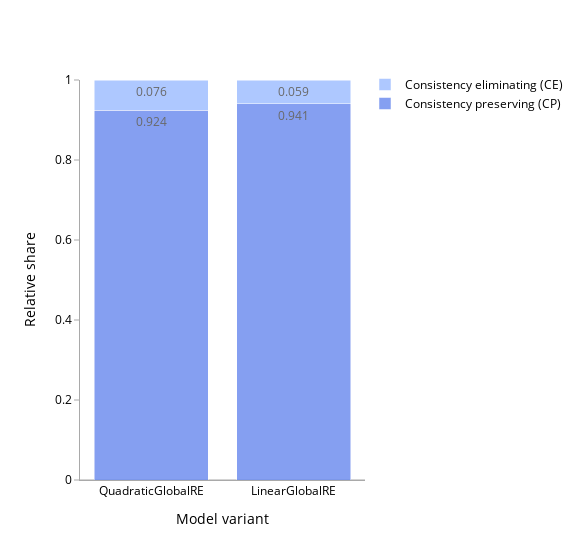
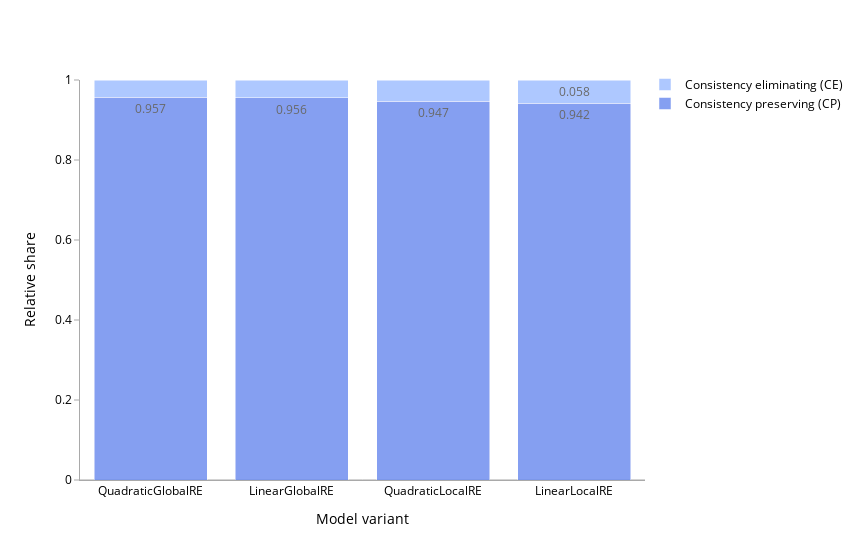
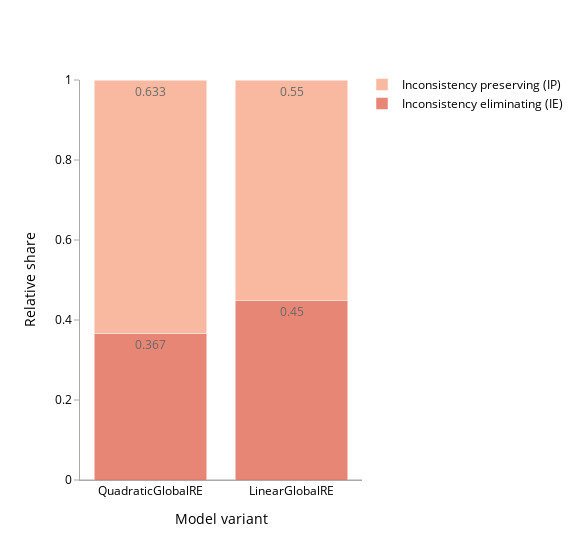
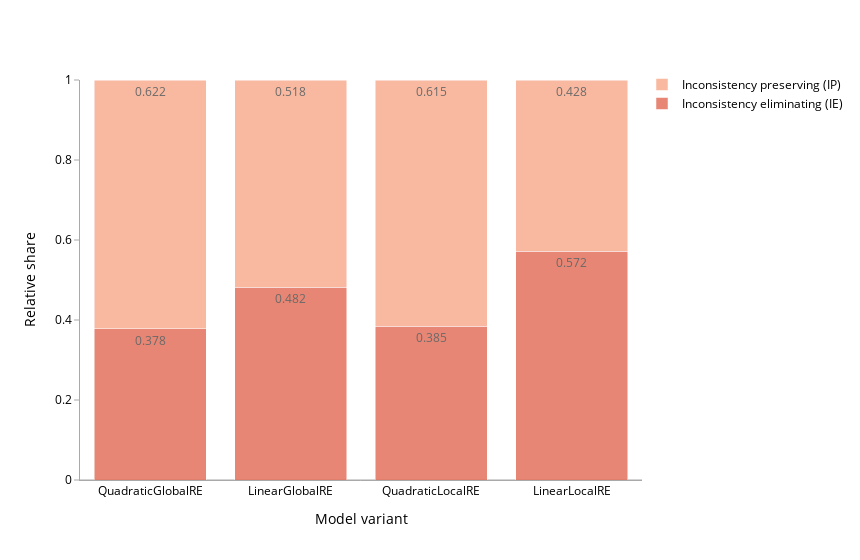

These figures' notebook cell, in order:
### Code cell
barplot(go_result_df, "go", True)
barplot(fp_result_df, "fp", True)
barplot(go_result_df, "go", False)
barplot(fp_result_df, "fp", False)

### Figure 1 — Plotly figure (JSON) as saved in the notebook; plotly's stock layout.template omitted (floating-point values rounded to 4 significant figures)
{"data": [{"alignmentgroup": "True", "hovertemplate": "variable=rel_go_consistency_preserving_case<br>model_name=%{x}<br>value=%{y}<extra></extra>", "legendgroup": "rel_go_consistency_preserving_case", "marker": {"color": "#6788ee", "pattern": {"shape": ""}}, "name": "Consistency preserving (CP)", "offsetgroup": "rel_go_consistency_preserving_case", "opacity": 0.8, "orientation": "v", "showlegend": true, "textposition": "auto", "texttemplate": "%{y}", "type": "bar", "x": ["QuadraticGlobalRE", "LinearGlobalRE"], "xaxis": "x", "y": [0.924, 0.941], "yaxis": "y"}, {"alignmentgroup": "True", "hovertemplate": "variable=rel_go_consistency_eliminating_case<br>model_name=%{x}<br>value=%{y}<extra></extra>", "legendgroup": "rel_go_consistency_eliminating_case", "marker": {"color": "#9abbff", "pattern": {"shape": ""}}, "name": "Consistency eliminating (CE)", "offsetgroup": "rel_go_consistency_eliminating_case", "opacity": 0.8, "orientation": "v", "showlegend": true, "textposition": "auto", "texttemplate": "%{y}", "type": "bar", "x": ["QuadraticGlobalRE", "LinearGlobalRE"], "xaxis": "x", "y": [0.076, 0.059], "yaxis": "y"}], "layout": {"barmode": "stack", "font": {"color": "black", "size": 12}, "legend": {"orientation": "v", "title": {"text": ""}, "tracegroupgap": 0, "traceorder": "reversed", "x": 1, "xanchor": "left", "y": 1.025}, "margin": {"t": 80}, "width": 580, "xaxis": {"anchor": "y", "domain": [0, 1], "linecolor": "DarkGrey", "showgrid": false, "showticklabels": true, "title": {"text": "Model variant"}}, "yaxis": {"anchor": "x", "domain": [0, 1], "linecolor": "DarkGrey", "range": [0, 1], "showgrid": false, "tickcolor": "DarkGrey", "ticks": "outside", "title": {"text": "Relative share"}, "zeroline": true, "zerolinecolor": "DarkGrey", "zerolinewidth": 1}}}

### Figure 2 — Plotly figure (JSON) as saved in the notebook; plotly's stock layout.template omitted (floating-point values rounded to 4 significant figures)
{"data": [{"alignmentgroup": "True", "hovertemplate": "variable=rel_fp_consistency_preserving_case<br>model_name=%{x}<br>value=%{y}<extra></extra>", "legendgroup": "rel_fp_consistency_preserving_case", "marker": {"color": "#6788ee", "pattern": {"shape": ""}}, "name": "Consistency preserving (CP)", "offsetgroup": "rel_fp_consistency_preserving_case", "opacity": 0.8, "orientation": "v", "showlegend": true, "textposition": "auto", "texttemplate": "%{y}", "type": "bar", "x": ["QuadraticGlobalRE", "LinearGlobalRE", "QuadraticLocalRE", "LinearLocalRE"], "xaxis": "x", "y": [0.957, 0.956, 0.947, 0.942], "yaxis": "y"}, {"alignmentgroup": "True", "hovertemplate": "variable=rel_fp_consistency_eliminating_case<br>model_name=%{x}<br>value=%{y}<extra></extra>", "legendgroup": "rel_fp_consistency_eliminating_case", "marker": {"color": "#9abbff", "pattern": {"shape": ""}}, "name": "Consistency eliminating (CE)", "offsetgroup": "rel_fp_consistency_eliminating_case", "opacity": 0.8, "orientation": "v", "showlegend": true, "textposition": "auto", "texttemplate": "%{y}", "type": "bar", "x": ["QuadraticGlobalRE", "LinearGlobalRE", "QuadraticLocalRE", "LinearLocalRE"], "xaxis": "x", "y": [0.043, 0.044, 0.053, 0.058], "yaxis": "y"}], "layout": {"barmode": "stack", "font": {"color": "black", "size": 12}, "legend": {"orientation": "v", "title": {"text": ""}, "tracegroupgap": 0, "traceorder": "reversed", "x": 1, "xanchor": "left", "y": 1.025}, "margin": {"t": 80}, "width": 860, "xaxis": {"anchor": "y", "domain": [0, 1], "linecolor": "DarkGrey", "showgrid": false, "showticklabels": true, "title": {"text": "Model variant"}}, "yaxis": {"anchor": "x", "domain": [0, 1], "linecolor": "DarkGrey", "range": [0, 1], "showgrid": false, "tickcolor": "DarkGrey", "ticks": "outside", "title": {"text": "Relative share"}, "zeroline": true, "zerolinecolor": "DarkGrey", "zerolinewidth": 1}}}

### Figure 3 — Plotly figure (JSON) as saved in the notebook; plotly's stock layout.template omitted (floating-point values rounded to 4 significant figures)
{"data": [{"alignmentgroup": "True", "hovertemplate": "variable=rel_go_inconsistency_eliminating_case<br>model_name=%{x}<br>value=%{y}<extra></extra>", "legendgroup": "rel_go_inconsistency_eliminating_case", "marker": {"color": "#e26952", "pattern": {"shape": ""}}, "name": "Inconsistency eliminating (IE)", "offsetgroup": "rel_go_inconsistency_eliminating_case", "opacity": 0.8, "orientation": "v", "showlegend": true, "textposition": "auto", "texttemplate": "%{y}", "type": "bar", "x": ["QuadraticGlobalRE", "LinearGlobalRE"], "xaxis": "x", "y": [0.367, 0.45], "yaxis": "y"}, {"alignmentgroup": "True", "hovertemplate": "variable=rel_go_inconsistency_preserving_case<br>model_name=%{x}<br>value=%{y}<extra></extra>", "legendgroup": "rel_go_inconsistency_preserving_case", "marker": {"color": "#f7a889", "pattern": {"shape": ""}}, "name": "Inconsistency preserving (IP)", "offsetgroup": "rel_go_inconsistency_preserving_case", "opacity": 0.8, "orientation": "v", "showlegend": true, "textposition": "auto", "texttemplate": "%{y}", "type": "bar", "x": ["QuadraticGlobalRE", "LinearGlobalRE"], "xaxis": "x", "y": [0.633, 0.55], "yaxis": "y"}], "layout": {"barmode": "stack", "font": {"color": "black", "size": 12}, "legend": {"orientation": "v", "title": {"text": ""}, "tracegroupgap": 0, "traceorder": "reversed", "x": 1, "xanchor": "left", "y": 1.025}, "margin": {"t": 80}, "width": 580, "xaxis": {"anchor": "y", "domain": [0, 1], "linecolor": "DarkGrey", "showgrid": false, "showticklabels": true, "title": {"text": "Model variant"}}, "yaxis": {"anchor": "x", "domain": [0, 1], "linecolor": "DarkGrey", "range": [0, 1], "showgrid": false, "tickcolor": "DarkGrey", "ticks": "outside", "title": {"text": "Relative share"}, "zeroline": true, "zerolinecolor": "DarkGrey", "zerolinewidth": 1}}}

### Figure 4 — Plotly figure (JSON) as saved in the notebook; plotly's stock layout.template omitted (floating-point values rounded to 4 significant figures)
{"data": [{"alignmentgroup": "True", "hovertemplate": "variable=rel_fp_inconsistency_eliminating_case<br>model_name=%{x}<br>value=%{y}<extra></extra>", "legendgroup": "rel_fp_inconsistency_eliminating_case", "marker": {"color": "#e26952", "pattern": {"shape": ""}}, "name": "Inconsistency eliminating (IE)", "offsetgroup": "rel_fp_inconsistency_eliminating_case", "opacity": 0.8, "orientation": "v", "showlegend": true, "textposition": "auto", "texttemplate": "%{y}", "type": "bar", "x": ["QuadraticGlobalRE", "LinearGlobalRE", "QuadraticLocalRE", "LinearLocalRE"], "xaxis": "x", "y": [0.378, 0.482, 0.385, 0.572], "yaxis": "y"}, {"alignmentgroup": "True", "hovertemplate": "variable=rel_fp_inconsistency_preserving_case<br>model_name=%{x}<br>value=%{y}<extra></extra>", "legendgroup": "rel_fp_inconsistency_preserving_case", "marker": {"color": "#f7a889", "pattern": {"shape": ""}}, "name": "Inconsistency preserving (IP)", "offsetgroup": "rel_fp_inconsistency_preserving_case", "opacity": 0.8, "orientation": "v", "showlegend": true, "textposition": "auto", "texttemplate": "%{y}", "type": "bar", "x": ["QuadraticGlobalRE", "LinearGlobalRE", "QuadraticLocalRE", "LinearLocalRE"], "xaxis": "x", "y": [0.622, 0.518, 0.615, 0.428], "yaxis": "y"}], "layout": {"barmode": "stack", "font": {"color": "black", "size": 12}, "legend": {"orientation": "v", "title": {"text": ""}, "tracegroupgap": 0, "traceorder": "reversed", "x": 1, "xanchor": "left", "y": 1.025}, "margin": {"t": 80}, "width": 860, "xaxis": {"anchor": "y", "domain": [0, 1], "linecolor": "DarkGrey", "showgrid": false, "showticklabels": true, "title": {"text": "Model variant"}}, "yaxis": {"anchor": "x", "domain": [0, 1], "linecolor": "DarkGrey", "range": [0, 1], "showgrid": false, "tickcolor": "DarkGrey", "ticks": "outside", "title": {"text": "Relative share"}, "zeroline": true, "zerolinecolor": "DarkGrey", "zerolinewidth": 1}}}
